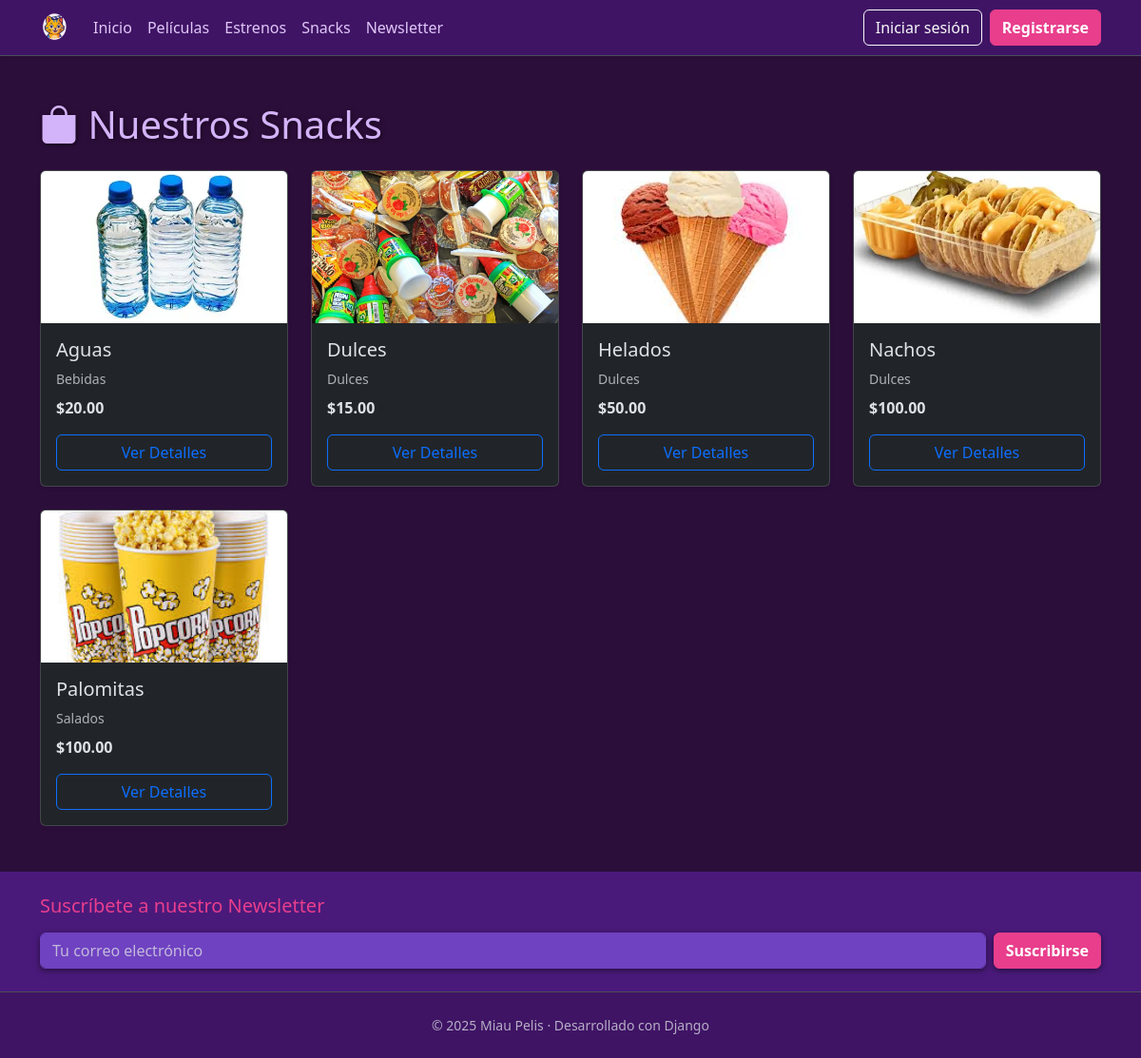
The page /snacks/ on the database its author committed.
### cinema/models.py (models this page shows, shortened)
class TimeStampedModel(models.Model):
    created = models.DateTimeField(auto_now_add=True)
    updated = models.DateTimeField(auto_now=True)
    class Meta:
        abstract = True
        ordering = ('-created',)

class SnackItem(TimeStampedModel):
    category      = models.ForeignKey(SnackCategory, on_delete=models.PROTECT, related_name='items')
    name          = models.CharField(max_length=100)
    description   = models.TextField(blank=True)
    price         = models.DecimalField(max_digits=6, decimal_places=2)
    image         = models.ImageField(upload_to='snacks/', blank=True)
    is_available  = models.BooleanField(default=True)

class SnackCategory(models.Model):
    name = models.CharField(max_length=80)

### cinema/views.py (the view)
# urls.py: path("snacks/", SnackListView.as_view(), name="snack_list"),
class SnackListView(ListView):
    model = SnackItem
    template_name = "snack_list.html"
    context_object_name = "snacks"
    paginate_by = 12
    def get_queryset(self):
        return (
            SnackItem.objects
            .filter(is_available=True)
            .select_related("category")
            .order_by("name")
        )

### cinema/templates/snack_list.html (shortened to what this page needs)
{% extends "baseHome.html" %}
{% load static %}
{% block content %}
<h1 class="mb-4"><i class="bi bi-bag-fill"></i> Nuestros Snacks</h1>
{% if snacks %}
 <div class="row row-cols-2 row-cols-md-4 g-4">
   {% for snack in snacks %}
     <div class="col">
       <div class="card h-100 shadow-sm">
         {% if snack.image %}
           <img src="{{ snack.image.url }}" class="card-img-top" style="height:160px;object-fit:cover;" alt="{{ snack.name }}">
         {% else %}
           <img src="{% static 'img/no-snack.svg' %}" class="card-img-top" alt="Sin imagen">
         {% endif %}
         <div class="card-body d-flex flex-column">
           <h5 class="card-title">{{ snack.name }}</h5>
           <p class="small text-muted mb-2">{{ snack.category.name }}</p>
           <p class="fw-bold mb-3">${{ snack.price }}</p>
           <a href="{% url 'snack_detail' snack.id %}" class="btn btn-outline-primary mt-auto">
             Ver Detalles
           </a>
         </div>
       </div>
     </div>
   {% endfor %}
 </div>
{% else %}
 <div class="alert alert-warning">
   No hay snacks disponibles.
 </div>
{% endif %}
{% endblock %}

### static/css/site.css (style rules this page uses)
body { background-color: #2c0e3a; color: #e0c7f7; font-family: 'Segoe UI', Tahoma, Geneva, Verdana, sans-serif; }
h1, h2, h3, .display-3 { color: #d3b3f9; text-shadow: 1px 1px 5px rgba(0, 0, 0, 0.6); }
a { color: #e83e8c; text-decoration: none; }

### rows shown on the page
SnackItem: image (picture), name "Aguas", category.name "Bebidas", price "20.00"
SnackItem: image (picture), name "Dulces", category.name "Dulces", price "15.00"
SnackItem: image (picture), name "Helados", category.name "Dulces", price "50.00"
SnackItem: image (picture), name "Nachos", category.name "Dulces", price "100.00"
SnackItem: image (picture), name "Palomitas", category.name "Salados", price "100.00"
